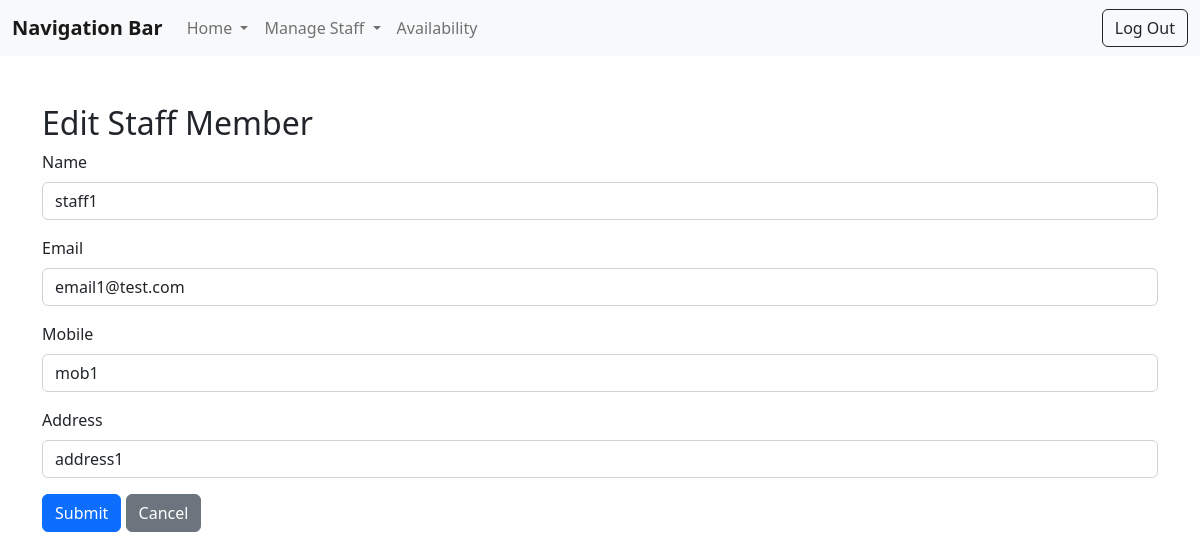
The app's page /anthonyfastfood/edit.php?staffID=1 (signed in) with its own data.
### tables this page shows
CREATE TABLE `staff` (
  `staffID` int(11) NOT NULL AUTO_INCREMENT,
  `name` varchar(30) NOT NULL,
  `address` varchar(30) NOT NULL,
  `dateOfBirth` date NOT NULL,
  `email` varchar(30) NOT NULL,
  `mob` varchar(10) NOT NULL,
  `passwordHash` varchar(255) NOT NULL,
  `roleID` int(11) NOT NULL,
  PRIMARY KEY (`staffID`),
  KEY `email` (`email`),
  KEY `roleID` (`roleID`),
  CONSTRAINT `staff_ibfk_1` FOREIGN KEY (`roleID`) REFERENCES `role` (`roleID`)
);

### anthonyfastfood/edit.php (the view, shortened to what this page needs)
<?php
require_once "part2/db.php";
$connection = new mysqli($servername, $username, $password, $database);
$staffID = $name = $email = $mob = $address = "";
if ($_SERVER['REQUEST_METHOD'] === 'GET') {
    $staffID = $_GET["staffID"];
    $stmt = $connection->prepare("SELECT * FROM staff WHERE staffID = ?");
    $stmt->bind_param("s", $staffID);
    $stmt->execute();
    $result = $stmt->get_result();
    $row = $result->fetch_assoc();
    $name = $row["name"];
    $email = $row["email"];
    $mob = $row["mob"];
    $address = $row["address"];
}
?>
<!DOCTYPE html>
<html lang="en">
<head>
<link href="https://cdn.jsdelivr.net/npm/bootstrap@5.2.3/dist/css/bootstrap.min.css" rel="stylesheet">
</head>
<body>
<?php include "part2/navbar.php"; ?>
<div class="container my-5">
<h2>Edit Staff Member</h2>
<form method="post" onsubmit="return validateForm()">
    <div class="mb-3">
        <label for="name" class="form-label">Name</label>
        <input type="text" id="name" name="name" class="form-control" value="<?= htmlspecialchars($name) ?>" required>
    </div>
    <div class="mb-3">
        <label for="email" class="form-label">Email</label>
        <input type="email" id="email" name="email" class="form-control" value="<?= htmlspecialchars($email) ?>" required>
    </div>
    <div class="mb-3">
        <label for="mob" class="form-label">Mobile</label>
        <input type="text" id="mob" name="mob" class="form-control" value="<?= htmlspecialchars($mob) ?>" required>
    </div>
    <div class="mb-3">
        <label for="address" class="form-label">Address</label>
        <input type="text" id="address" name="address" class="form-control" value="<?= htmlspecialchars($address) ?>" required>
    </div>
    <button type="submit" class="btn btn-primary">Submit</button>
    <a href="/anthonyfastfood/index.php" class="btn btn-secondary">Cancel</a>
</form>
</div>
</body>
</html>

### records on screen
staff: name "staff1", email "email1@test.com", mob "mob1", address "address1"
